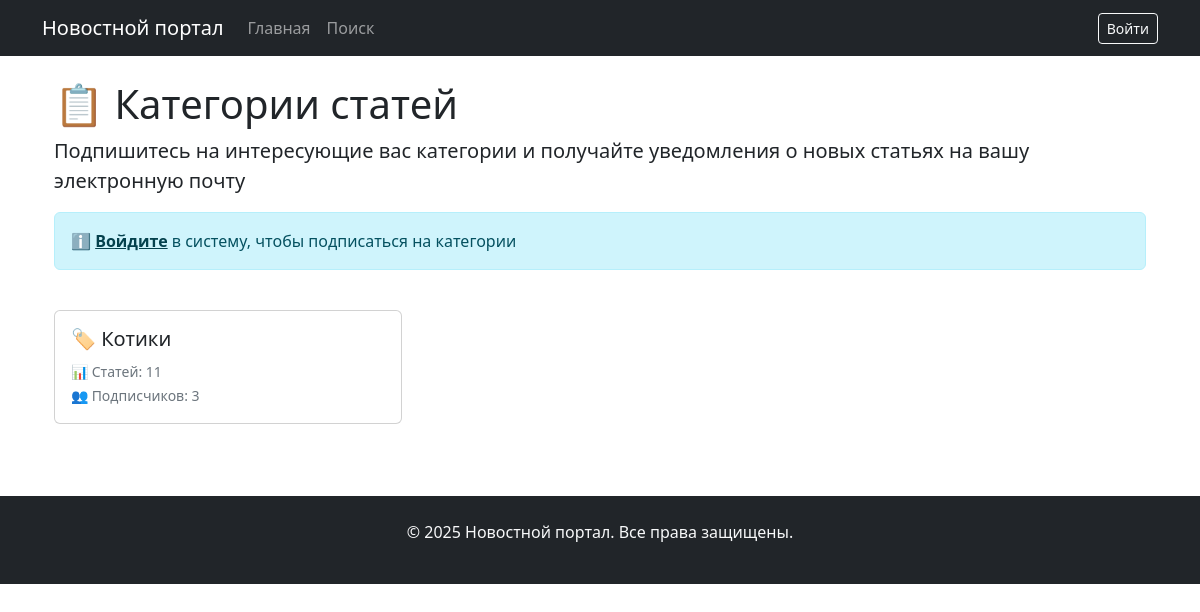
Page /categories/ on the committed database.
### news/models.py (models this page shows, shortened)
class Category(models.Model):
    name = models.CharField(max_length=100, unique=True, verbose_name="Название категории")
    subscribers = models.ManyToManyField(User, through='Subscription', related_name='subscribed_categories')
    class Meta:
        verbose_name = "Категория"
        verbose_name_plural = "Категории"

### news/views.py (the view)
# urls.py: path('categories/', views.category_list, name='category_list'),
def category_list(request):
    categories = Category.objects.all()
    user_subscriptions = []
    if request.user.is_authenticated:
        user_subscriptions = Subscription.objects.filter(user=request.user).values_list('category_id', flat=True)
    return render(request, 'news/category_list.html', {
        'categories': categories,
        'user_subscriptions': user_subscriptions,
    })

### news/templates/news/category_list.html (shortened to what this page needs)
{% extends 'base.html' %}
{% block content %}
<div class="container mt-4">
    <div class="row">
        <div class="col-12">
            <h1>📋 Категории статей</h1>
            <p class="lead">
                Подпишитесь на интересующие вас категории и получайте уведомления
                о новых статьях на вашу электронную почту
            </p>
            {% if not user.is_authenticated %}
            <div class="alert alert-info">
                <strong>ℹ️</strong>
                <a href="{% url 'account_login' %}" class="alert-link">Войдите</a>
                в систему, чтобы подписаться на категории
            </div>
            {% endif %}
        </div>
    </div>
    <div class="row mt-4">
        {% for category in categories %}
        <div class="col-md-6 col-lg-4 mb-4">
            <div class="card h-100">
                <div class="card-body">
                    <h5 class="card-title">🏷️ {{ category.name }}</h5>
                    <p class="card-text">
                        <small class="text-muted">
                            📊 Статей: {{ category.post_set.count }}<br>
                            👥 Подписчиков: {{ category.subscribers.count }}
                        </small>
                    </p>
                </div>
            </div>
        </div>
        {% empty %}
        <div class="col-12">
            <div class="alert alert-warning">
                📭 Категории пока не созданы. Администратор должен добавить категории.
            </div>
        </div>
        {% endfor %}
    </div>
</div>
{% endblock %}

### rows in the picture
Category: name "Котики", post_set.count "11", subscribers.count "3"
